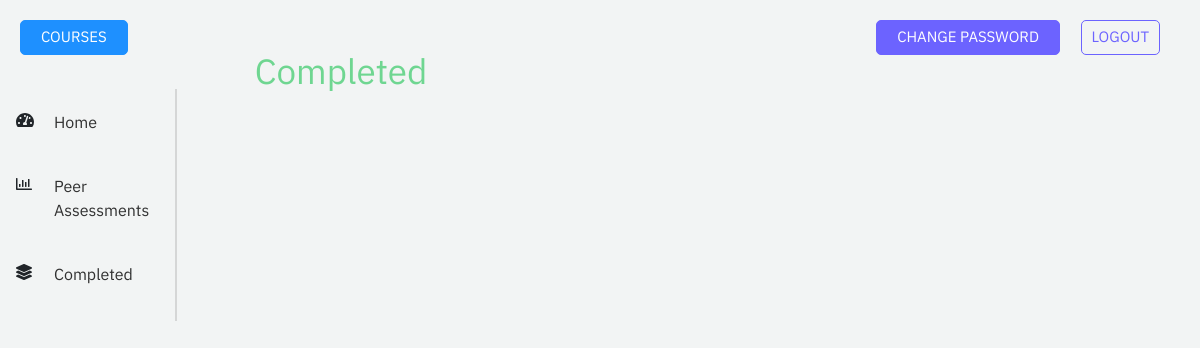
/4/completed-assessments (signed in), run on an earlier commit of the app's database.
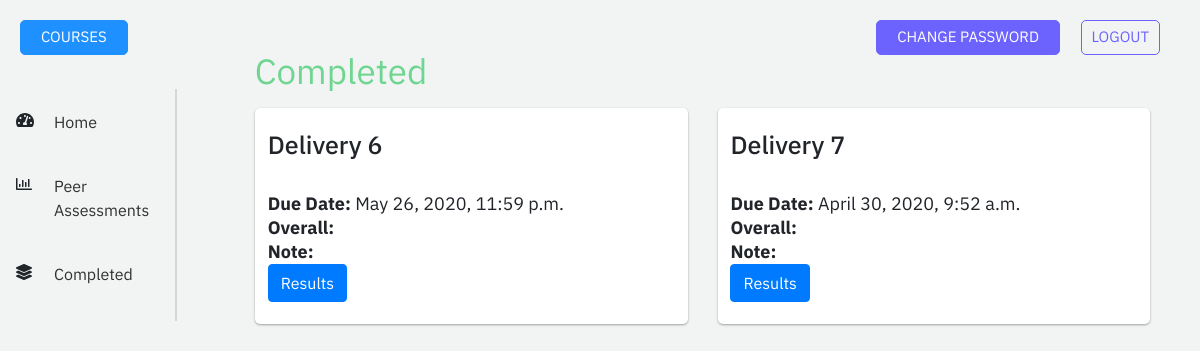
And on a later commit of the database.
### accounts/models.py (models this page shows, shortened)
class Peer_Assessment(models.Model):
    name = models.CharField(max_length = 200,default="")
    start_date = models.DateTimeField(default = "")
    end_date = models.DateTimeField(default = "")
    is_published = models.BooleanField(default=False)
    def __str__(self):
        return self.name

### backend/views.py (the view)
# urls.py: path('<int:course_id>/completed-assessments', views.completed_assessments, name='completed-assessments'),
def completed_assessments(request, course_id):
    storage = messages.get_messages(request)
    course = get_object_or_404(Course, id=course_id)
    completed_assessments, editable_assessments = get_peer_assessments(request, course, completed=True)
    return render(request, 'backend/completed-assessments.html', {'course': course,
        'completed_assessments': completed_assessments, 'editable_assessments': editable_assessments})
    args = {'message': storage}

### accounts/helpers.py (called while the page is built)
def get_teammates(team, user, exclude=None):
    if exclude:
        exclude.append(user)
        teammates = Team_Enrollment.objects.filter(team=team).exclude(user__in=exclude).select_related('user')
    else:
        teammates = Team_Enrollment.objects.filter(team=team).exclude(user=user).select_related('user')
    return teammates

def get_current_team(user, course):
    active_teams = Team_Enrollment.objects.filter(user=user.pk, is_active=True).select_related('team')
    course_team = None
    for team in active_teams:
        if team.team.course_id == course.id:
            course_team = team
    return team

def get_student_assessments(request, course):
    current_user = request.user.pk
    course_assessments = Course_Assessment.objects.filter(course = course).select_related('assessment')
    assessments = []
    for assessment in course_assessments:
        if assessment.assessment.is_published:
            student_assessment = Assessment_Completion.objects.filter(user_id=current_user, assessment_id=assessment.assessment_id)
            assessments += student_assessment
    return assessments

### backend/templates/backend/completed-assessments.html (shortened to what this page needs)
<!DOCTYPE html>
<html lang="en" dir="ltr">
<head>
  {% load static %}
  <link rel="stylesheet" href="https://stackpath.bootstrapcdn.com/bootstrap/4.4.1/css/bootstrap.min.css">
  <link rel="stylesheet" href="{% static 'backend/globals.css' %}">
  <link rel="stylesheet" href="{% static 'backend/navbar.css' %}">
  <link rel="stylesheet" href="{% static 'backend/completed-assessments.css' %}">
</head>
<body>
  <div class="row">
    <div class="col-lg-2 col-md-2">
      <nav class="navbar navbar-expand-lg">
        <div class="collapse navbar-collapse" id="navbarToggler">
          <ul class="navbar-nav fixed flex-column">
            <li class="nav-item">
              <i class="fas fa-tachometer-alt navigation-img"></i>
              <a class="nav-link navigation-link" href="{% url 'student-home' course.id %}">Home</a>
            </li>
            <li class="nav-item">
              <i class="far fa-chart-bar navigation-img"></i>
              <a class="nav-link navigation-link" href="{% url 'peer-assessments' course.id %}">Peer Assessments</a>
            </li>
            <li class="nav-item">
              <i class="fas fa-layer-group navigation-img"></i>
              <a class="nav-link navigation-link" href="">Completed</a>
            </li>
          </ul>
          <div class="vl"></div>
        </div>
      </nav>
    </div>
    <div class="col-lg-10 col-md-12">
      <div class="container-fluid">
        <h1 class="main-header">Completed</h1>
        <div id="assessment-section" class="row justify-content-start">
          {% for assessment in completed_assessments %}
          <div class="col-lg-6 col-md-6">
            <div class="box border-shadow">
              <h2 class="assessment-name">{{ assessment }}</h2><br>
              <h3 class="due-date"><strong>Due Date: </strong>{{ assessment.end_date }}</h3><br>
              <h3 class="overall"><strong>Overall: </strong></h3><br>
              <h3 class="note"><strong>Note: </strong></h3><br>
              {% if assessment in editable_assessments %}
              <p class="edit-text">Click here to edit</p>
              <a class="assessment-link" href="{% url 'assess-peer-home' course.id assessment.id %}"></a>
              {% else %}
              <a href= "{% url 'assess-results' course.id assessment.id %}" class="btn btn-primary">Results</a>
              {% endif %}
            </div>
          </div>
          {% endfor %}
        </div>
      </div>
    </div>
  </div>
  <a class="change-password-btn" href="{% url 'change-password' %}">CHANGE PASSWORD</a>
  <a class="logout-btn" href="{% url 'log_out' %}">LOGOUT</a>
  <a class="courses-btn" href="{% url 'courses' %}">COURSES</a>
</body>
</html>

What changed in the data, as far as the page shows it:
now on this page (row edited): Peer_Assessment: name "Delivery 6", end_date "May 26, 2020, 11:59 p.m."
now on this page (row edited): Peer_Assessment: name "Delivery 7", end_date "April 30, 2020, 9:52 a.m."
